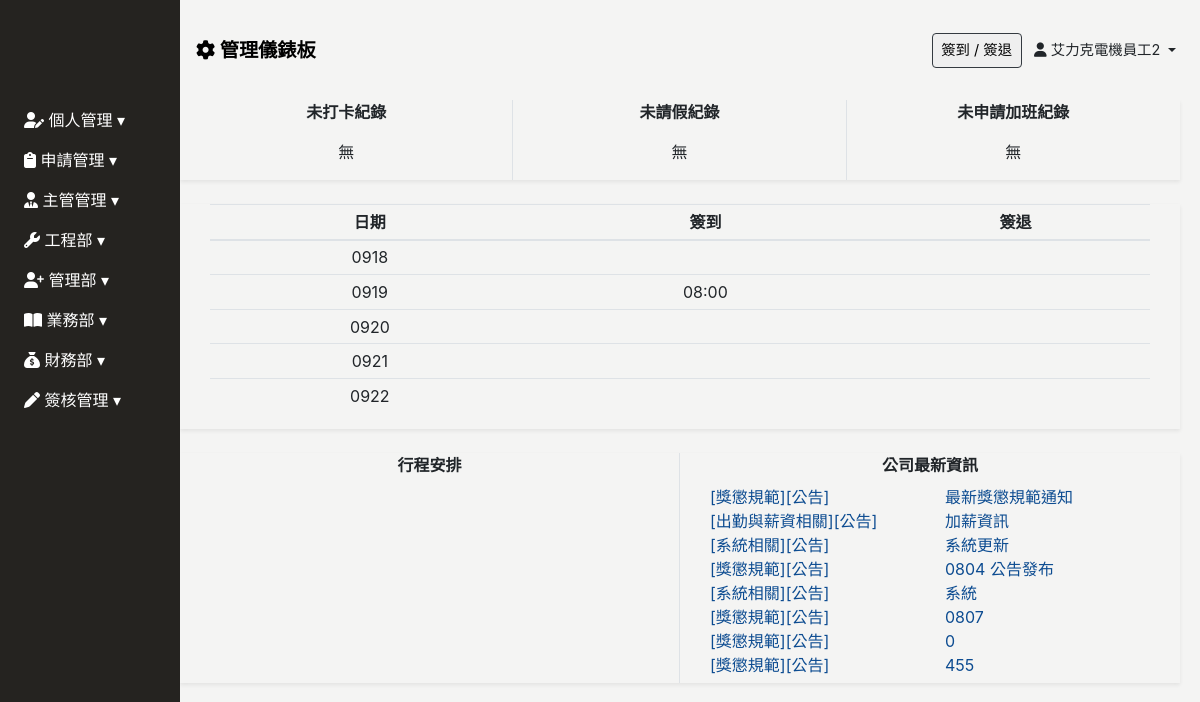
The app's page / (signed in) with its own data.
### Backend/models.py (models this page shows, shortened)
class ModifiedModel(models.Model):
    modified_by = models.ForeignKey("Employee", on_delete=models.SET_NULL, null=True, blank=True)
    created_date = models.DateField(default=timezone.now,verbose_name='建立日期')
    update_date = models.DateField(auto_now=True, verbose_name='更新日期')
    class Meta:
        abstract = True

class Employee(ModifiedModel):
    GENDER_CHOICES = [
        ('M', '男'),
        ('F', '女'),
    ]
    BLOOD_TYPE_CHOICES = [
        ('A', 'A型'),
        ('B', 'B型'),
        ('AB','AB型'),
        ('O', 'O型'),
    ]
    MARITAL_STATUS_CHOICES = [
        ('M', '已婚'),
        ('S', '未婚'),
        ('D', '離異'),
    ]
    MILITARY_STATUS_CHOICES = [
        ('M', '義務役'),
        ('E', '免服役'),
        ('A', '替代役'),
    ]
    user = models.OneToOneField(User, null=True, blank=True, on_delete=models.CASCADE)
    profile_image = models.ImageField(upload_to='employee_profile/', blank=True, null=True, default='employee_profile/default_profile.png', verbose_name='員工照片')
    location_city = models.CharField(max_length=4, choices=LOCATION_CHOICES, null=True, blank=True, verbose_name='居住城市(用於計算)')
    uploaded_files = models.ManyToManyField(UploadedFile,blank=True,  related_name="userfile")
    full_name = models.CharField(max_length=30, null=True, blank=True, verbose_name='員工名稱')
    employee_id	 = models.CharField(max_length=30, blank=True,verbose_name='員工ID')
    departments = models.ForeignKey('Department', on_delete=models.SET_NULL, blank=True, null=True, related_name='employees', verbose_name='部門名稱')# 你可以通过department.employees.all()访问一个部门的所有员工。
    position = models.CharField(max_length=30, null=True, blank=True, verbose_name='職稱')
    phone_number = models.CharField(max_length=20, null=True, blank=True,verbose_name='手機號碼')
    contact_number = models.CharField(max_length=20, null=True, blank=True,verbose_name='聯絡電話')
    start_date = models.DateField(null=True, blank=True, verbose_name='到職日期')
    seniority = models.DecimalField(max_digits=3, decimal_places=1, null=True, blank=True, verbose_name='目前年資')
    id_number = models.CharField(max_length=20, null=True, blank=True, verbose_name='身份證字號')
    birthday = models.DateField(null=True, blank=True, verbose_name='出生日期')
    gender = models.CharField(max_length=1, choices=GENDER_CHOICES, null=True, blank=True, verbose_name='性別')
    blood_type = models.CharField(max_length=2, choices=BLOOD_TYPE_CHOICES, null=True, blank=True, verbose_name='血型')
    birth_place = models.CharField(max_length=100, null=True, blank=True, verbose_name='出生地')
    marital_status = models.CharField(max_length=1, choices=MARITAL_STATUS_CHOICES, null=True, blank=True, verbose_name='婚姻狀況')
    military_status = models.CharField(max_length=1, choices=MILITARY_STATUS_CHOICES, null=True, blank=True, verbose_name='兵役狀況')
    permanent_address = models.CharField(max_length=50, null=True, blank=True, verbose_name='戶籍地址')
    current_address_city = models.CharField(max_length=50, null=True, blank=True, verbose_name='現居地址縣市')
    current_address = models.CharField(max_length=50, null=True, blank=True, verbose_name='現居地址')
    location = models.CharField(max_length=50, null=True, blank=True, verbose_name='所在地')
    company_email = models.EmailField(null=True, blank=True, verbose_name='公司E_Mail')
    personal_email = models.EmailField(null=True, blank=True, verbose_name='個人E_Mail')
    emergency_contact = models.CharField(max_length=50, null=True, blank=True, verbose_name='緊急聯絡人1')
    emergency_contact_relations = models.CharField(max_length=50, null=True, blank=True, verbose_name='關係1')
    emergency_contact_phone = models.CharField(max_length=20, null=True, blank=True, verbose_name='聯絡人電話1')
    default_salary = models.IntegerField(default=27000, null=True, blank=True, verbose_name="薪資")#預設薪資
    class Meta:
        verbose_name = "員工"   # 單數
        verbose_name_plural = verbose_name   #複數

class News(ModifiedModel):
    NEWS_TYPE = (
        ('1', '獎懲規範'),
        ('2', '系統相關'),
        ('3', '出勤與薪資相關'),
        ('4', '車輛相關'),
        ('5', '津貼相關'),
        ('6', '異常報告相關'),
    )
    CATEGORY_TYPE = (
        ('1', '公告'),
        ('2', '文管'),
    )
    LEVEL_TYPE = (
        ('H', '高'),
        ('M', '中'),
        ('L', '低'),
    )
    title = models.CharField(max_length=30, blank=True, null=True, verbose_name="公告標題")
    category = models.CharField(max_length=1, choices=NEWS_TYPE, blank=True, null=True, verbose_name="公告類別")
    type = models.CharField(max_length=1, choices=CATEGORY_TYPE, blank=True, null=True, verbose_name="類別")
    level = models.CharField(max_length=1, choices=LEVEL_TYPE, blank=True, null=True, verbose_name="重要性")
    editor_content = models.TextField(blank=True, null=True, verbose_name='內容')
    attachment = models.FileField(upload_to="news_attachment", null=True, blank=True, verbose_name="公告附件")
    created_by = models.ForeignKey("Employee",related_name="New_author", on_delete=models.SET_NULL, null=True, blank=True)
    class Meta:
        verbose_name = "最新消息"
        verbose_name_plural = verbose_name

### Frontend/views.py (the view, shortened to what this page needs)
# urls.py: path('', views.Index.as_view(), name="index"),
class Index(View):
    def get(self,request):
        if not isinstance(request.user, AnonymousUser):
            news = News.objects.all()
            employeeid = request.user.employee
            clock_inout = get_weekly_clock_data(employeeid)
            related_projects = Project_Job_Assign.objects.filter(lead_employee__in=[employeeid])|Project_Job_Assign.objects.filter(    work_employee__in=[employeeid]        )
            related_projects = related_projects.distinct()
            grouped_projects = {}
            for project in related_projects:
                if project.attendance_date:
                    date_str = project.attendance_date
                    if date_str >= date.today():
                        if date_str in grouped_projects:
                            grouped_projects[date_str].append(project)
                        else:
                            grouped_projects[date_str] = [project]
            sorted_grouped_projects = dict(sorted(grouped_projects.items()))
            context = {
                'clock_inout':clock_inout,
                'news':news,
                "grouped_projects":sorted_grouped_projects,
            }
            return render(request, 'index/index-login.html', context)
        else:
            return render(request, 'index/index-unlogin.html')

### Frontend/templates/index/index-login.html (shortened to what this page needs)
{% extends 'base/base_dashboard.html' %}
{% block import %}
{% load static%}
{% endblock %}
{% load custom_tags %}
{% block main %}
<div class="main">
    <div class="container shadow-sm">
        <div class="row text-center">
            <div class="clock-inout-record border-right col-12 col-md-4">
                <div class="clock-inout-record-title font-weight-bold">未打卡紀錄</div>
                <div class="clock-inout-record-content my-3">
                    無
                </div>
            </div>
            <div class="clock-inout-record border-right col-12 col-md-4">
                <div class="clock-inout-record-title font-weight-bold">未請假紀錄</div>
                <div class="clock-inout-record-content my-3">
                    無
                </div>
            </div>
            <div class="clock-inout-record col-12 col-md-4">
                <div class="clock-inout-record-title font-weight-bold">未申請加班紀錄</div>
                <div class="clock-inout-record-content my-3">
                    無
                </div>
            </div>
        </div>
    </div>
    <div class="container shadow-sm mt-4">
        <div class="row text-center">
            <div class="col-12" style="min-height: 150px;">
                <div class="container table-responsive">
                    <table class="table table-sm table-hover">
                        <thead>
                            <tr class="text-nowrap">
                                <th>日期</th>
                                <th>簽到</th>
                                <th>簽退</th>
                            </tr>
                        </thead>
                        <tbody>
                            {% for e in clock_inout %}
                            <tr>
                                <td>{{ e.day }}</td>
                                <td>{{ e.checkin }}</td>
                                <td>{{ e.checkout }}</td>
                            </tr>
                            {% endfor %}
                        </tbody>
                    </table>
                </div>
            </div>
        </div>
    </div>
    <div class="container shadow-sm mt-4">
        <div class="row">
            <div class="col-12 col-md-6  border-right"  style="height: 230px;overflow: scroll;">
                <div class="font-weight-bold mb-2 text-center" style="position: sticky; top: 0;background: #f4f4f3;z-index: 1;">行程安排</div>
            </div>
            <div class=" col-12 col-md-6" style="height: 230px;overflow: scroll;">
                <div class="font-weight-bold mb-2 text-center" style="position: sticky; top: 0;background: #f4f4f3;z-index: 1;">公司最新資訊</div>
                <div class="news container">
                    {% for n in news %}
                    <a href="" data-toggle="modal" data-target="#news-modal"
                        data-content="{{ n.title }}|{{ n.get_category_display }}|{{ n.get_type_display }}|{{ n.get_level_display }}|{{ n.created_date }}|{{ n.editor_content }}">
                        <div class="row">
                            <div class="col-6" style="overflow-x: hidden;">
                                [{{ n.get_category_display }}][{{ n.get_type_display }}]
                            </div>
                            <div class="col-6" style="overflow-x: hidden;">
                                {{ n.title }}
                            </div>
                        </div>
                    </a>
                    {% endfor %}
                </div>
            </div>
        </div>
    </div>
</div>
{% endblock %}

### Frontend/templates/base/base_dashboard.html (shortened to what this page needs)
<!DOCTYPE html>
<html lang="zh-Hant">
<head>
    <link rel="stylesheet" href="https://stackpath.bootstrapcdn.com/bootstrap/4.2.1/css/bootstrap.min.css"
>
    <link rel="stylesheet" href="https://cdnjs.cloudflare.com/ajax/libs/font-awesome/6.4.0/css/all.min.css">
    <link href="https://unpkg.com/bootstrap-table@1.22.1/dist/bootstrap-table.min.css" rel="stylesheet">
    <link href="https://cdn.rawgit.com/harvesthq/chosen/gh-pages/chosen.min.css" rel="stylesheet" />
    {% load static%}
    <link rel="stylesheet" href="{% static 'css/base/base.css' %}">
    <link rel="stylesheet" href="{% static 'css/index/index-login.css' %}">
    <link href="https://cdn.jsdelivr.net/npm/select2@4.1.0-rc.0/dist/css/select2.min.css" rel="stylesheet" />
</head>
<body>
    {% include 'base/sidebar.html' %}
    {% include 'base/header.html' %}
    {% block main %}
    {% endblock %}
</body>
<link href="https://cdn.jsdelivr.net/npm/sweetalert2@11.7.16/dist/sweetalert2.min.css
" rel="stylesheet">
</html>

### Frontend/templates/base/sidebar.html (shortened to what this page needs)
{% load tz %}
{% load custom_tags %}
<div class="sidebar pl-2 collapse width show" id="sidebarCollapse">
    <div class="sidebar-logo">
    </div>
    <ul class="nav flex-column">
        <li class="nav-item">
            <a class="nav-link collapsed" href="#" data-target="#calendarCollapse" data-toggle="collapse"
                aria-expanded="false" aria-controls="calendarCollapse">
                <i class="fa-solid fa-user-pen" style="color: #ffffff;"></i> 個人管理
            </a>
        </li>
        <li class="nav-item">
            <a class="nav-link collapsed" href="#" data-target="#applicationCollapse" data-toggle="collapse"
                aria-expanded="false" aria-controls="applicationCollapse">
                <i class="fa-solid fa-clipboard" style="color: #ffffff;"></i> 申請管理
            </a>
        </li>
        {% if user|in_group_T_or_F:"主管" or pass_test_func %}
        <li class="nav-item">
            <a class="nav-link collapsed" href="#" data-target="#directorCollapse" data-toggle="collapse"
                aria-expanded="false" aria-controls="directorCollapse">
                <i class="fa-solid fa-user-tie" style="color: #ffffff;"></i> 主管管理
            </a>
        </li>
        {% endif %}
        {% if user|in_group_T_or_F:"工程" or pass_test_func %}
        <li class="nav-item">
            <a class="nav-link collapsed" href="#" data-target="#engineerCollapse" data-toggle="collapse"
                aria-expanded="false" aria-controls="engineerCollapse">
                <i class="fa-solid fa-wrench" style="color: #ffffff;"></i> 工程部
            </a>
        </li>
        {% endif %}
        {% if user|in_group_T_or_F:"管理" or pass_test_func %}
        <li class="nav-item">
            <a class="nav-link collapsed" href="#" data-target="#personnelCollapse" data-toggle="collapse"
                aria-expanded="false" aria-controls="personnelCollapse">
                <i class="fa-solid fa-user-plus" style="color: #ffffff;"></i> 管理部
            </a>
        </li>
        {% endif %}
        {% if user|in_group_T_or_F:"業務" or pass_test_func %}
        <li class="nav-item">
            <a class="nav-link collapsed" href="#" data-target="#salesCollapse" data-toggle="collapse"
                aria-expanded="false" aria-controls="salesCollapse">
                <i class="fa-solid fa-book-open" style="color: #ffffff;"></i> 業務部
            </a>
        </li>
        {% endif %}
        {% if user|in_group_T_or_F:"財務部" or pass_test_func %}
        <li class="nav-item">
            <a class="nav-link collapsed" href="#financialCollapse" data-toggle="collapse" aria-expanded="false"
                aria-controls="financialCollapse">
                <i class="fa-solid fa-sack-dollar" style="color: #ffffff;"></i> 財務部
            </a>
        </li>
        {% endif %}
        <li class="nav-item">
            <a class="nav-link collapsed" href="#approvalCollapse" data-toggle="collapse" aria-expanded="false"
                aria-controls="approvalCollapse">
                <i class="fa-solid fa-pen" style="color: #ffffff;"></i> 簽核管理
            </a>
        </li>
    </ul>
</div>

### Frontend/templates/base/header.html (shortened to what this page needs)
<header class="d-flex justify-content-between align-items-center px-3">
    <div>
        <a href="{% url 'index' %}" style="color: #000; text-decoration: none;">
            <span class="font-weight-bold" style="font-size: clamp(1rem, 2vw, 1.2rem);">
                <i class="fa-solid fa-gear"></i> 管理儀錶板
            </span>
        </a>
    </div>
    <div>
        <button type="button" class="border border-dark rounded mr-2" data-toggle="modal" data-target="#clock-inout" @click="catchDateTime">
            簽到 / 簽退
        </button>
        <span class="dropdown-toggle mr-2 employee_full_name" data-toggle="dropdown">
            <i class="fa-solid fa-user"></i> {{ request.user.employee.full_name }}
        </span>
    </div>
</header>
{% load static %}

### records on screen
News: category "獎懲規範", type "公告", title "最新獎懲規範通知"
News: category "出勤與薪資相關", type "公告", title "加薪資訊"
News: category "系統相關", type "公告", title "系統更新"
News: category "獎懲規範", type "公告", title "0804 公告發布"
News: category "系統相關", type "公告", title "系統"
News: category "獎懲規範", type "公告", title "0807"
News: category "獎懲規範", type "公告", title "0"
News: category "獎懲規範", type "公告", title "455"

### other values on screen
{{ request.user.employee.full_name }} "艾力克電機員工2"
{{ e.day }} "0918" "0919" "0920" "0921" "0922"
{{ e.checkin }} "08:00"
